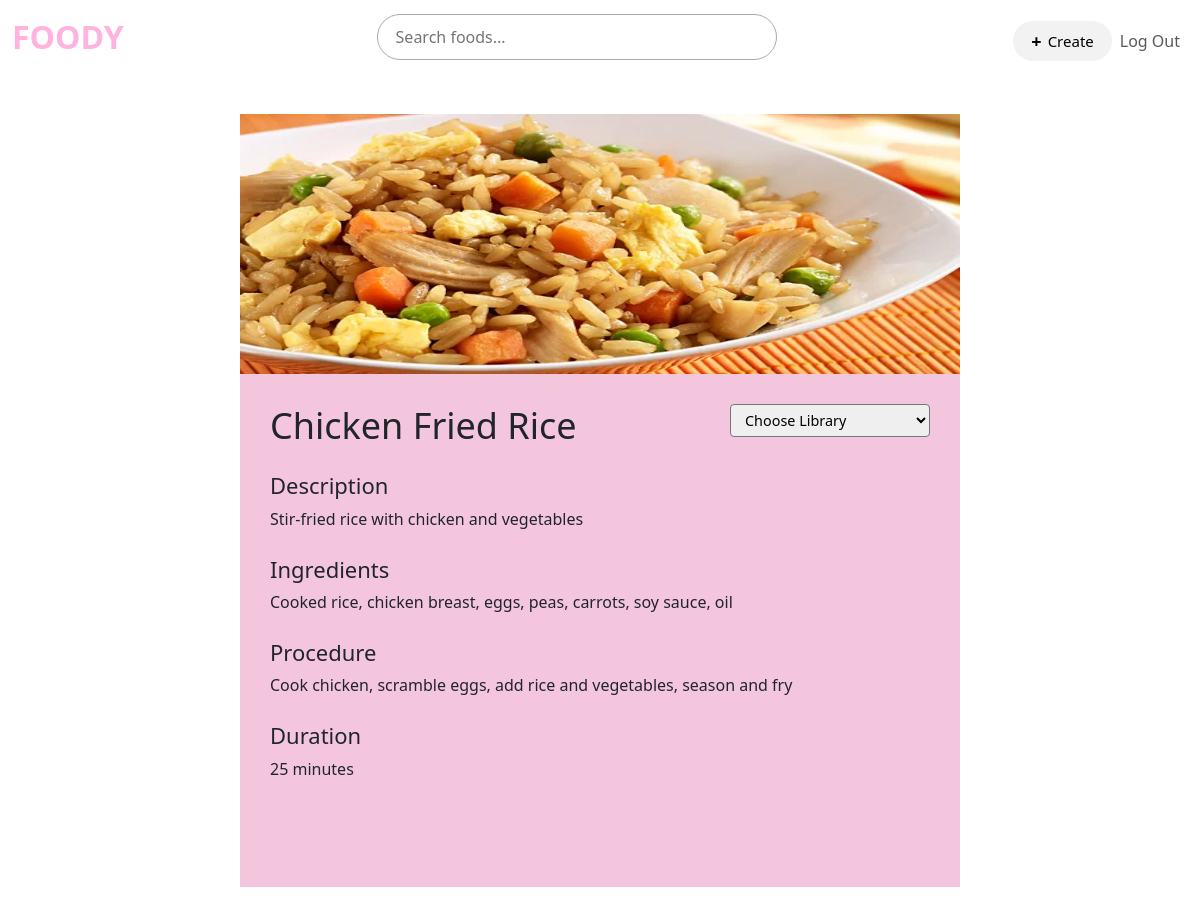
The app's page /food?food_id=2 (signed in) with its own data.
### tables this page shows
CREATE TABLE ownFood (foodid INTEGER PRIMARY KEY AUTOINCREMENT NOT NULL, TITLE TEXT NOT NULL, DESCRIPTION TEXT NOT NULL,RECIPE TEXT NOT NULL, PROCEDURE TEXT NOT NULL, DURATIONS INTEGER NOT NULL, IMAGE TEXT, user_id INTEGER);

### app.py (the view)
@app.route("/food")
@login_required
def food():
    libraries = []
    lib = db.execute("SELECT library FROM library WHERE user_id = (?) GROUP BY library", session["user_id"])
    for dic in lib:
        libraries.append(dic["library"])
    food_id = request.args.get("food_id")
    if not food_id:
        return render_template("food.html")
    else:
        food = db.execute("SELECT * FROM ownFood WHERE foodid = (?)", food_id)
        return render_template("food.html", food=food[0], libraries=libraries)

### app.py (called while the page is built)
def login_required(f):
    @wraps(f)
    def decorated_function(*args, **kwargs):
        if session.get("user_id") is None:
            return redirect("/login")
        return f(*args, **kwargs)
    return decorated_function

@app.after_request
def after_request(response):
    response.headers["Cache-Control"] = "no-cache, no-store, must-revalidate"
    response.headers["Expires"] = 0
    response.headers["Pragma"] = "no-cache"
    return response

### templates/food.html (shortened to what this page needs)
{% extends "layout.html" %}
{% block main %}
    <div class="food-container">
        <div class="food-image">
            {% if food.IMAGE %}
                <img src="{{ url_for('static', filename='uploads/' + food.IMAGE) }}" alt="{{ food.TITLE }}">
            {% else %}
                <p>No image available</p>
            {% endif %}
        </div>
        <div class="food-details">
            <div class="title">
                <h1 id="title">{{ food.TITLE }}</h1>
                <form id="libraryForm" action="/set_library" method="POST">
                    <select id="browsers" name="library">
                        <option disabled selected>Choose Library</option>
                    </select>
                </form>
            </div>
            <h3>Description</h3>
            <p id="description">{{ food.DESCRIPTION }}</p>
           <h3>Ingredients</h3>
            <p>{{ food.RECIPE }}</p>
            <h3>Procedure</h3>
            <p>{{ food.PROCEDURE }}</p>
            <h3>Duration</h3>
            <p>{{ food.DURATIONS }} minutes</p>
        </div>
    </div>
{% endblock %}

### static/styles.css (style rules this page uses)
body { margin: 0; font-family: Arial, sans-serif; background: #F3C6DD; color: #1E1E1E; }
.food-container { width: 60%; margin: 40px auto; background: #F3C6DD; padding-bottom: 60px; }
.food-image img { width: 100%; height: 100%; }
.food-image img { background: #D9D9D9; height: 260px; display: flex; justify-content: center; align-items: center; }
.food-details { padding: 30px; }
.food-details h1 { margin: 0; font-size: 36px; }
.food-details h3 { margin-top: 25px; font-size: 22px; }
.food-details p, .food-details ul, .food-details ol { font-size: 16px; }
#browsers { font-size: 0.9em; padding: 5px 10px; width: 200px;/ line-height: 1.2; border-radius: 4px; }
.title { display: flex; justify-content: space-between; }

### records on screen
ownFood: IMAGE (picture), TITLE "Chicken Fried Rice", DESCRIPTION "Stir-fried rice with chicken and vegetables", RECIPE "Cooked rice, chicken breast, eggs, peas, carrots, soy sauce, oil", PROCEDURE "Cook chicken, scramble eggs, add rice and vegetables, season and fry", DURATIONS "25"
